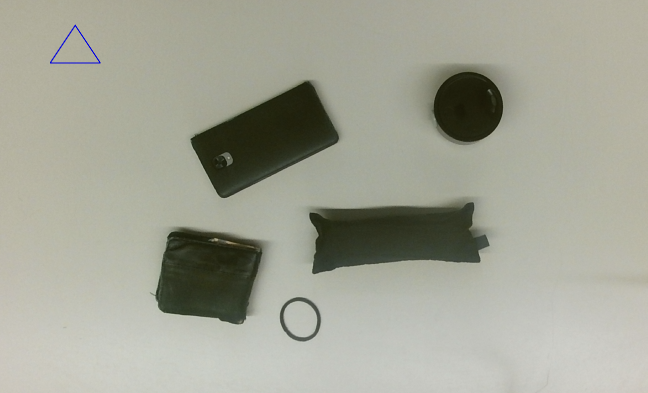
#> input picture code/Testing/drawn_grid.png, 1295 x 786 px (shown at 1/2 size)
$ python -i whole_process3.py   (imports and definitions only)
#> lines starting #> are read from the running program, lines starting #| are printed output that depends on the picture; after the words box and inside, x2 and y2 are one past the last pixel; in counts of white or black regions, pixels touching at a corner belong together
#> in process_image, image is the input picture: shape (786, 1295, 3); mean R, G, B 162.3, 163.5, 149.7
# OS.JOIN !!!!!!!!!!!!!!!
import cv2
import numpy as np
from PIL import Image, ImageDraw
import os
import matplotlib.pyplot as plt
import matplotlib.gridspec as gridspec
from scipy import ndimage
import time
import pickle
from sklearn.cluster import DBSCAN
import math
import copy
import peakutils

# path to ESAT7A1 directory of the github
currentDir = os.path.dirname(os.path.abspath(__file__)).replace("code\\Main", "")

# Algorithm variables:
gauss_repetitions      = 1  # gaussian blur
low_threshold          = 10  # hysteresis
high_threshold         = 80  # hysteresis

# Depth variables:
pd                     = 4     # distance between pixels
iv                     = 3     # interval distance / 2
md                     = 15    # minimum distance to count as new object
nb_overlaps_for_object = 30    # minimum overlaps to count as an object

# Test Variables
timed                  = True
printing               = True
show_imgs              = True
save_imgs              = False
detection_matrix_save  = False


###### HULPFUNCTIES #######
def get_globals():
    # for the GUI
    return globals()


# [94 lines left out: functions show_images, save_images, is_connected, kinect_to_pc, not called in this run]


####### IMAGE PROCESSING #######
def grayscale(image):
    """
    :return: a grayscaled version of the input image
    """
    gray_image = (0.3 * image[:, :, 0] + 0.59 * image[:, :, 1] + 0.11 * image[:, :, 2]).astype(np.uint8)
    return gray_image


def gaussian_blur(image, reps):
    """
    blur the image 'reps' times with a chosen kernel
    :return: a slightly blurred version of the input image
    """
#> called with reps = 1
    if reps != 0:
        GaussianKernel = np.array([[1 / 16, 1 / 8, 1 / 16], [1 / 8, 1 / 4, 1 / 8], [1 / 16, 1 / 8, 1 / 16]])
        for i in range(reps):
            image = ndimage.convolve(image, GaussianKernel)

    return image


def sobel(image):
    """
    filter out the edges of the image
    :return: a matrix with the magnitude of the color gradient of the input image, rescaled to range(0, 255)
    """
    image = image.astype(np.int32)  # heel belangrijk, anders doet convolve vreemde dingen
#> image: shape (786, 1295) int32
    # define filters
    horizontal = np.array([[-1, 0, 1], [-2, 0, 2], [-1, 0, 1]])  # s2
    vertical = np.array([[-1, -2, -1], [0, 0, 0], [1, 2, 1]])  # s1

    # initialize new images
    newHorizontalImage = ndimage.convolve(image, horizontal)
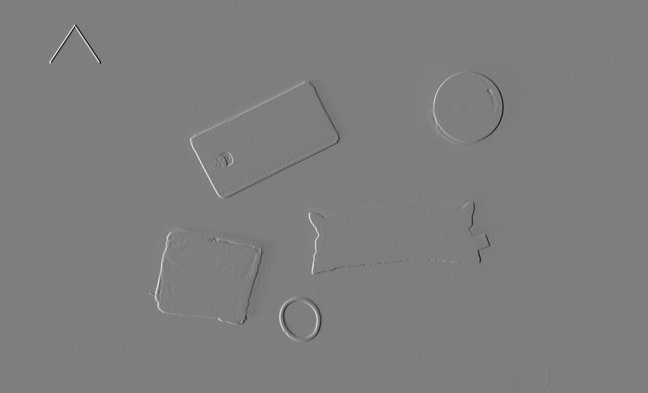
#> newHorizontalImage: shape (786, 1295) int32 (shown at 1/2 size); min -440, max 448, mean 0; drawn with min black and max white
    newVerticalImage = ndimage.convolve(image, vertical)

    # calculate magnitude gradient
    newVerticalImage = np.square(newVerticalImage)
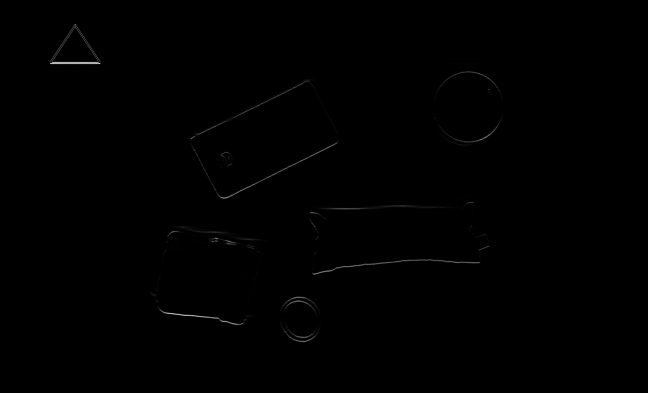
#> newVerticalImage: shape (786, 1295) int32 (shown at 1/2 size); min 0, max 203401, mean 459.7; drawn with min black and max white
    newHorizontalImage = np.square(newHorizontalImage)
    gradient = newHorizontalImage + newVerticalImage
    gradient = np.sqrt(gradient)
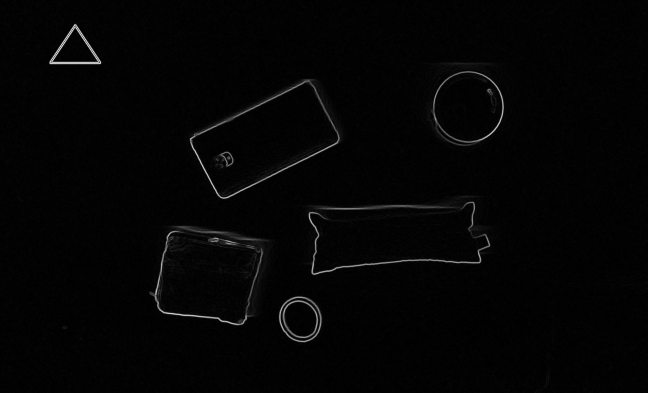
#> gradient: shape (786, 1295) float64 (shown at 1/2 size); min 0, max 478.5, mean 8.4; drawn with min black and max white

    gradient = np.interp(gradient, (gradient.min(), gradient.max()), (0, 255))  # rescale to (0, 255)
    gradient = gradient.astype(np.uint8)  # reconvert to uint8

    return gradient


def hysteresis(image, low, high):
    """
    :return: a matrix consisting of 0s and 1s indicating the edges after thresholding
    """
#> called with low = 10, high = 80
    low = np.clip(low, a_min=None, a_max=high)  # ensure low always below high
    mask_low = image > low  # seperate 'weak/strong' values (mask_low[*,*]==True) from 'noise' values (=False)
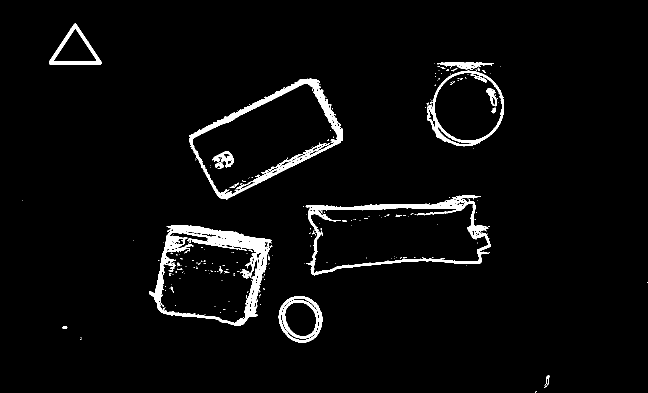
#> mask_low: shape (786, 1295) bool (shown at 1/2 size); 3.6% white; 240 white regions (210 under 20 px), largest, box (x1, y1, x2, y2) and area: (298, 451, 545, 652) 10681, (379, 157, 686, 399) 7533, (611, 391, 981, 551) 7376
    mask_high = image >= high  # seperate 'strong' values (=True) from 'weak/noise' values (=False)
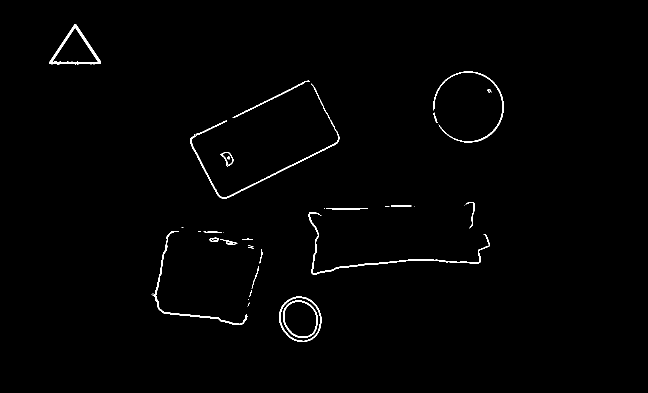
#> mask_high: shape (786, 1295) bool (shown at 1/2 size); 0.92% white in thin lines or dots, all inside (x1, y1, x2, y2) = (99, 48, 1008, 684)
    # Connected components of mask_low
    labels_low, num_labels = ndimage.label(mask_low)  # detecting and naming islands, and also returns nb of islands (making a map of the islands)
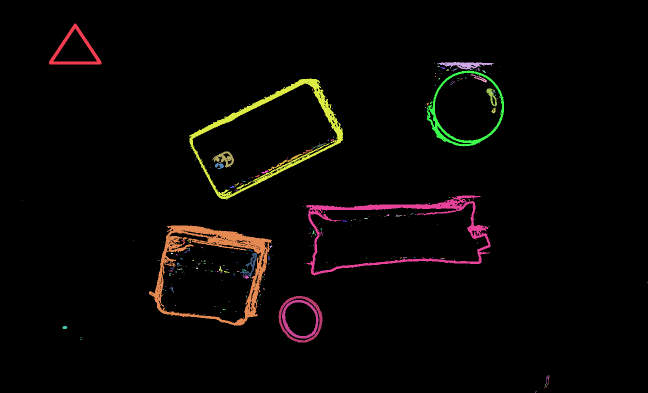
#> labels_low: shape (786, 1295) int32 (shown at 1/2 size); 329 distinct labels, from 0 to 328; one colour per label, 0 black
#> num_labels = 328
    # Check which connected components contain pixels from mask_high
    sums = ndimage.sum(mask_high, labels_low, np.arange(num_labels + 1))  # list of how many high's each island has
#> sums = 329 values, max 1967 at index 124, min 0 at index 0, mean 28.43
    connected_to_high = sums > 0  # seperate islands with at least one 'high' (=True) from islands without highs(=False)
    thresholded = connected_to_high[labels_low]  # special np thing, projecs the values of 'connected_to_high' onto the island of which the name (1,2,3...) is the same as the index of 'connected to high'
#> thresholded: shape (786, 1295) bool; 3.3% white; 8 white regions, largest, box (x1, y1, x2, y2) and area: (298, 451, 544, 651) 10164, (611, 391, 981, 551) 7363, (379, 157, 686, 399) 7355
    # transform from True/False to 1/0
    thresholded = thresholded.astype(np.uint8)

    return thresholded


# start the processing/filtering loop
def process_image(image):
    # if the image doesn't come straight from the Kinect, but is a selected picture, open the selected picture
    if isinstance(image, str):  # 'image' is an absolute path
        image = np.array(Image.open(image))  # .astype(np.uint8)

    global gauss_repetitions, low_threshold, high_threshold

    # image processing/filtering process
    gray_image = grayscale(image)                                               #162
    blurred_image = gaussian_blur(gray_image, gauss_repetitions)                #176
    sobel_image = sobel(blurred_image)                                          #193
    hyst_matrix = hysteresis(sobel_image, low_threshold, high_threshold)         #228
    hyst_matrix = ndimage.binary_fill_holes(hyst_matrix)
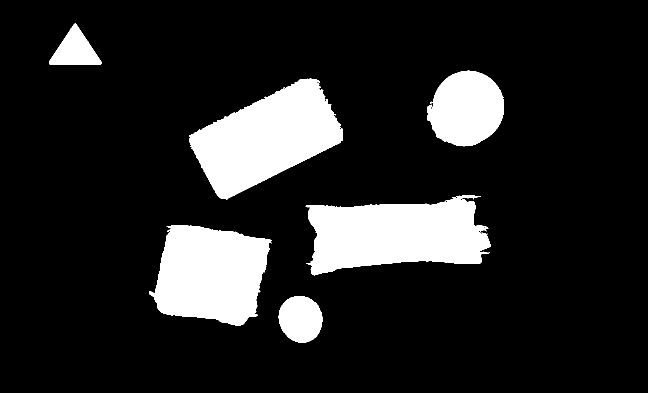
#> hyst_matrix: shape (786, 1295) bool (shown at 1/2 size); 14.5% white; 6 white regions, box (x1, y1, x2, y2) and area: (379, 157, 686, 399) 41431, (611, 391, 981, 551) 41430, (298, 451, 544, 651) 36164, (854, 141, 1008, 293) 17625, (557, 592, 645, 685) 6403, (98, 47, 203, 129) 4712
    # [5 lines of commented-out code are left out]

    return gray_image, blurred_image, sobel_image, hyst_matrix


####### DETECTING OBJECTS #######
# [8 lines left out: function detect_objects, not called in this run]

counter         = 0
# min_nb_pixels   = 100
show            = True
save            = True
timed           = True
whileloop       = 0
Rest            = 0


# [274 lines left out: functions return_pixel_neighbours, is_part_of_an_object, are_part_of_same_object, detect_objects_senne, draw_boxes, hoekpunten_vinden and 5 more, not called in this run]


# [3 lines not run here, left out]

>>> result = process_image('../Testing/drawn_grid.png')
